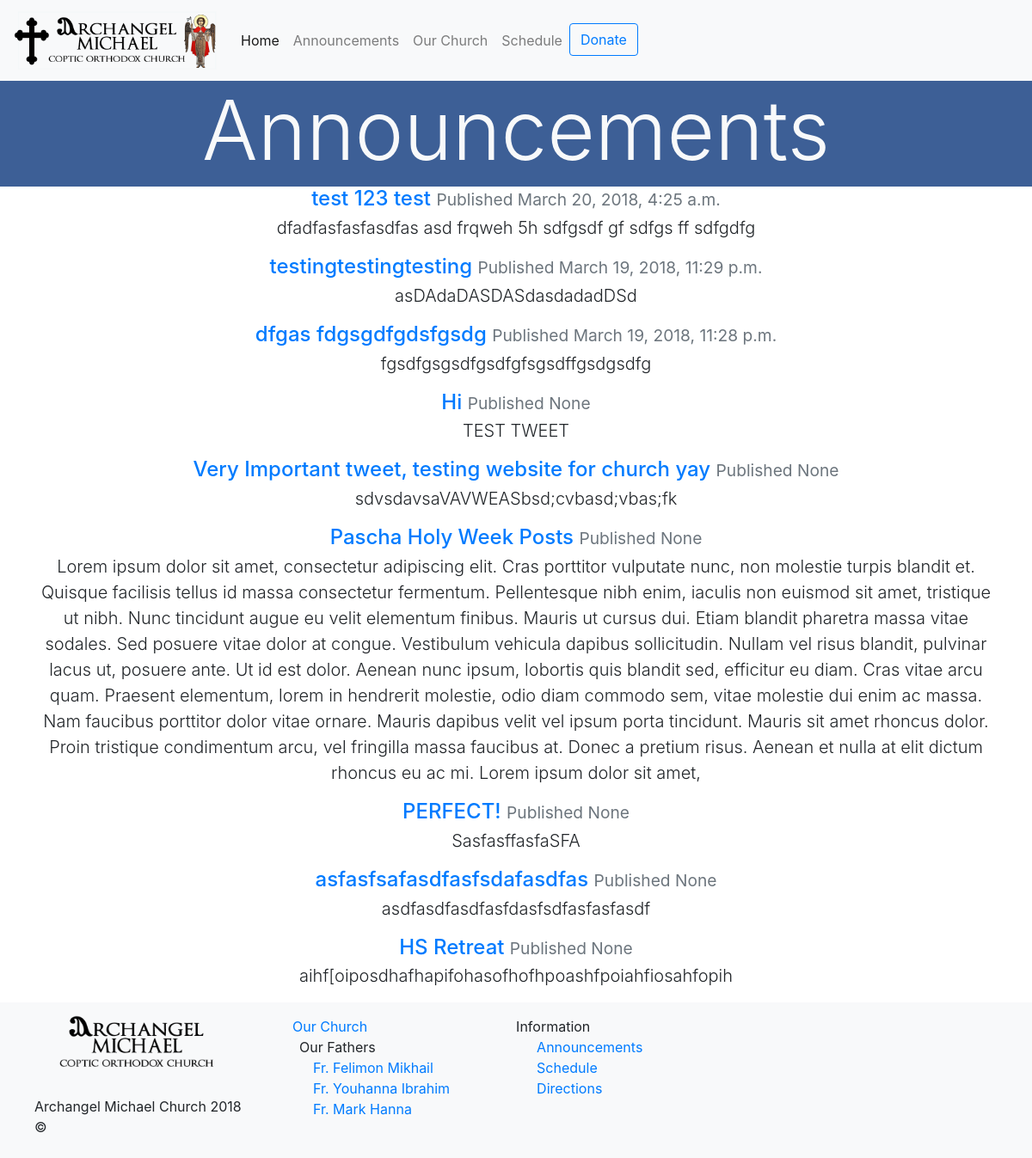
Page /announcements/ on the committed database.
### announcements/models.py (models this page shows, shortened)
class Post(models.Model):
	title = models.CharField(max_length=88)
	body = models.TextField(max_length=1000)
	date = models.DateTimeField()

### announcements/views.py (the view)
# urls.py: path('', views.announcements, name='announcements'),
def announcements(request):
	posts = Post.objects.filter(date__lte=timezone.now()).order_by('-date')
	return render(request, 'announcements/blog.html',{'posts':posts})

### announcements/templates/announcements/blog.html (shortened to what this page needs)
{% extends "home/header.html" %}
{% block content %}
<div class="row bm-3" style="background: #3d5f96;">
    <div class="container">
        <h1 class="display-1 text-center text-light"> Announcements </h1>
    </div>
</div>
<div class="container" >
    <div class="col">
        {% for post in posts %}
            <div class="row">
                <div class="container">
                    <h4 class="text-center text-dark mb-0 pb-0"> <a href="{{ post.id }}"> {{ post.title }}  </a> <small class="text-muted"> Published {{ post.date }}</small> </h4>
                    <p class="text-center lead mt-1"> {{ post.body }} </p>
                </div>
            </div>
        </div>
        {% endfor %}
{% endblock %}

### home/templates/home/header.html (shortened to what this page needs)
<!doctype html>
{% load static %}
<html lang="en">
<head>
  <link rel="stylesheet" href= {% static "css/bootstrap.min.css" %}>
  <link rel="stylesheet" href= {% static "css/animate.css" %}>
</head>
{% include "home/includes/navbar.html" %}
<body>
	{% block content %}
	{% endblock %}
{% include "home/includes/footer.html" %}
</body>
</html>

### home/templates/home/includes/navbar.html (shortened to what this page needs)
{% load static %}
<nav class="navbar navbar-expand-lg navbar-light bg-light">
  <a class="navbar-brand" href="/home">
    <img src={% static "img/logo.png" %} width=240 height = 68>
  </a>
  <div class="collapse navbar-collapse" id="navbarSupportedContent">
    <ul class="navbar-nav mr-auto">
      <li class="nav-item active">
        <a class="nav-link" href="/home">Home <span class="sr-only">(current)</span></a>
      </li>
      <li class="nav-item">
        <a class="nav-link" href="/announcements">Announcements</a>
      </li>
      <li class="nav-item ac">
        <a class="nav-link " href="/information"  role="button" >
          Our Church
        </a>
      </li>
      <li class="nav-item ac">
          <a class="nav-link " href="/information/schedule"  role="button" >
            Schedule
          </a>
        </li>
        <form action="https://www.paypal.com/cgi-bin/webscr" method="post">
            <div class="paypal-donations">
                <button class="btn btn-outline-primary">Donate</button>
            </div>
        </form>
    </ul>
  </div>
</nav>

### home/templates/home/includes/footer.html
{% load static %}
<div class=" navbar navbar-light bg-light container-fluid" >
	<div class="row">
		<div class="col">
			<img src={% static "img/footer.png" %} class="ml-2" style="width: 270px; height: 77px ">
			<p class="ml-4 mt-4">Archangel Michael Church 2018 ©</p>
		</div>
		<div class="col">
			<ul class="nav flex-column">
				<li class="nav-item">
					<a class="nav-link pb-0" href="/information">Our Church</a>
				</li>
				<li class="nav-item ">
					<p class="nav-link pt-0 pb-0 mb-0 ml-2">Our Fathers</a>
				</li>
				<li class="nav-item">
					<a class="nav-link pt-0 pb-0 ml-4 mt-0" href="/information/fm">Fr. Felimon Mikhail</a>
				</li>
				<li class="nav-item">
					<a class="nav-link pt-0 pb-0 ml-4" href="/information/yi">Fr. Youhanna Ibrahim</a>
				</li>
				<li class="nav-item">
					<a class="nav-link pt-0 pb-0 ml-4" href="/information/mh">Fr. Mark Hanna</a>
				</li>
			</ul>
		</div>
		<div class="col ">
			<div class="container ">
				<ul class="nav flex-column">
					<li class="nav-item">
						<a class="nav-link pb-0">Information </a>
					</li>
					<li class="nav-item">
						<a class="nav-link pt-0 pb-0 ml-4 mt-0" href="/announcements">Announcements</a>
					</li>
					<li class="nav-item">
						<a class="nav-link pt-0 pb-0 ml-4" href="/information/schedule">Schedule</a>
					</li>
					<li class="nav-item">
						<a class="nav-link pt-0 pb-0 ml-4" href="/information/directions">Directions</a>
					</li>
				</ul>
			</div>
		</div>
	</div>
</div>

### rows in the picture
Post: title "test 123 test", date "March 20, 2018, 4:25 a.m.", body "dfadfasfasfasdfas asd frqweh 5h sdfgsdf gf sdfgs ff sdfgdfg"
Post: title "testingtestingtesting", date "March 19, 2018, 11:29 p.m.", body "asDAdaDASDASdasdadadDSd"
Post: title "dfgas fdgsgdfgdsfgsdg", date "March 19, 2018, 11:28 p.m.", body "fgsdfgsgsdfgsdfgfsgsdffgsdgsdfg"
Post: title "Hi", date "None", body "TEST TWEET"
Post: title "Very Important tweet, testing website for church yay", date "None", body "sdvsdavsaVAVWEASbsd;cvbasd;vbas;fk"
Post: title "Pascha Holy Week Posts", date "None", body "Lorem ipsum dolor sit amet, consectetur adipiscing elit. Cras porttitor vulputate nunc, non molestie turpis blandit et. Quisque facilisis tellus id massa consectetur fermentum. Pellentesque nibh enim, iaculis non euismod sit amet, tristique ut nibh. Nunc tincidunt augue eu velit elementum finibus. Mauris ut cursus dui. Etiam blandit pharetra massa vitae sodales. Sed posuere vitae dolor at congue. Vestibulum vehicula dapibus sollicitudin. Nullam vel risus blandit, pulvinar lacus ut, posuere ante. Ut id est dolor. Aenean nunc ipsum, lobortis quis blandit sed, efficitur eu diam. Cras vitae arcu quam. Praesent elementum, lorem in hendrerit molestie, odio diam commodo sem, vitae molestie dui…"
Post: title "PERFECT!", date "None", body "SasfasffasfaSFA"
Post: title "asfasfsafasdfasfsdafasdfas", date "None", body "asdfasdfasdfasfdasfsdfasfasfasdf"
Post: title "HS Retreat", date "None", body "aihf[oiposdhafhapifohasofhofhpoashfpoiahfiosahfopih"
